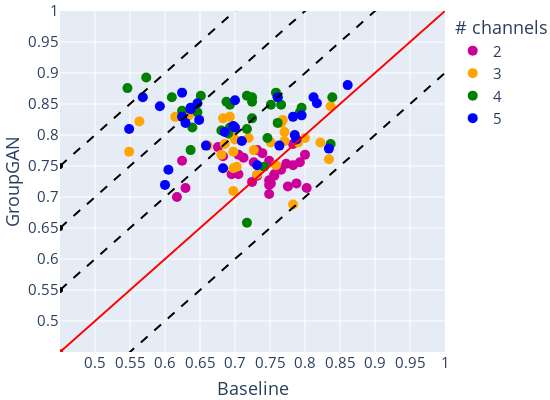

Source (notebook cell):
### Code cell
fig = px.scatter(all_dfs, x='baseline', y='LSTM_MLP_with_CD', color='n_groups', color_discrete_sequence=["#cc0099", "orange", "green", "blue"], labels={'n_groups': '# channels', 'baseline': 'Baseline', 'LSTM_MLP_with_CD': 'GroupGAN'})
fig.update_layout(width = 550,
                  height = 400,margin=dict(l=0, r=0, b=0, t=10), font=dict(size=15))
fig.update_xaxes(range=[0.45, 1.0])
fig.update_yaxes(range=[0.45, 1.0])
fig.update_xaxes(tickvals=[0.5, 0.55, 0.6, 0.65, 0.7, 0.75, 0.8, 0.85, 0.9, 0.95, 1.0])
fig.update_yaxes(tickvals=[0.5, 0.55, 0.6, 0.65, 0.7, 0.75, 0.8, 0.85, 0.9, 0.95, 1.0])
fig.update_traces(marker={'size': 10})

fig.add_trace(go.Scatter(
    x = [0.45,1.1],
    y = [0.45,1.1],
    showlegend=False,
    line=dict(color='red')
))


fig.add_trace(go.Scatter(
    x = [0.45,1.1],
    y = [0.55,1.2],
    showlegend=False,
    line=dict(dash='dash', color='black')
))


fig.add_trace(go.Scatter(
    x = [0.45,1.1],
    y = [0.65,1.3],
    showlegend=False,
    line=dict(dash='dash', color='black')
))

fig.add_trace(go.Scatter(
    x = [0.45,1.1],
    y = [0.75,1.4],
    showlegend=False,
    line=dict(dash='dash', color='black')
))

fig.add_trace(go.Scatter(
    x = [0.45,1.1],
    y = [0.35,1.0],
    showlegend=False,
    line=dict(dash='dash', color='black')
))

### Figure 1 — Plotly figure (JSON) as saved in the notebook; plotly's stock layout.template omitted (floating-point values rounded to 4 significant figures)
{"data": [{"hovertemplate": "# channels=2<br>Baseline=%{x}<br>GroupGAN=%{y}<extra></extra>", "legendgroup": "2", "marker": {"color": "#cc0099", "size": 10, "symbol": "circle"}, "mode": "markers", "name": "2", "orientation": "v", "showlegend": true, "type": "scatter", "x": [0.7732, 0.7122, 0.7829, 0.7488, 0.7488, 0.7512, 0.8, 0.739, 0.7268, 0.7927, 0.7244, 0.7659, 0.7317, 0.6244, 0.6171, 0.7049, 0.7488, 0.7756, 0.7829, 0.6293, 0.7049, 0.7561, 0.7317, 0.7561, 0.6829, 0.7488, 0.6756, 0.6951, 0.8024, 0.7878], "xaxis": "x", "y": [0.7537, 0.7634, 0.7512, 0.7268, 0.7049, 0.722, 0.7683, 0.7707, 0.7561, 0.7561, 0.7244, 0.7439, 0.7756, 0.7585, 0.7, 0.7366, 0.7585, 0.7171, 0.7854, 0.7146, 0.7683, 0.7366, 0.7341, 0.7341, 0.7659, 0.7195, 0.7805, 0.7366, 0.7146, 0.722], "yaxis": "y"}, {"hovertemplate": "# channels=3<br>Baseline=%{x}<br>GroupGAN=%{y}<extra></extra>", "legendgroup": "3", "marker": {"color": "orange", "size": 10, "symbol": "circle"}, "mode": "markers", "name": "3", "orientation": "v", "showlegend": true, "type": "scatter", "x": [0.7317, 0.5488, 0.6927, 0.661, 0.7707, 0.6976, 0.7585, 0.7024, 0.7707, 0.6951, 0.8341, 0.8, 0.5634, 0.7, 0.6976, 0.8366, 0.6805, 0.7512, 0.822, 0.7268, 0.7659, 0.7195, 0.6341, 0.6829, 0.6146, 0.7902, 0.6976, 0.7683, 0.7829, 0.6854], "xaxis": "x", "y": [0.7366, 0.7732, 0.8293, 0.7829, 0.8049, 0.7098, 0.7512, 0.7488, 0.7902, 0.8, 0.761, 0.7951, 0.822, 0.7927, 0.7463, 0.8463, 0.7683, 0.7878, 0.7878, 0.7756, 0.8195, 0.7951, 0.8317, 0.8268, 0.8293, 0.7878, 0.7732, 0.8244, 0.6878, 0.7854], "yaxis": "y"}, {"hovertemplate": "# channels=4<br>Baseline=%{x}<br>GroupGAN=%{y}<extra></extra>", "legendgroup": "4", "marker": {"color": "green", "size": 10, "symbol": "circle"}, "mode": "markers", "name": "4", "orientation": "v", "showlegend": true, "type": "scatter", "x": [0.6805, 0.6512, 0.6927, 0.7659, 0.7951, 0.7927, 0.7171, 0.8366, 0.6366, 0.7244, 0.7463, 0.5463, 0.5732, 0.839, 0.7512, 0.6878, 0.6098, 0.7171, 0.7415, 0.761, 0.639, 0.7244, 0.6927, 0.7585, 0.761, 0.7244, 0.6902, 0.6463, 0.7171, 0.6244], "xaxis": "x", "y": [0.8073, 0.8634, 0.8122, 0.8488, 0.8439, 0.8366, 0.6585, 0.7854, 0.7756, 0.861, 0.7951, 0.8756, 0.8927, 0.861, 0.8488, 0.8537, 0.861, 0.8098, 0.7488, 0.861, 0.8122, 0.8537, 0.8488, 0.8683, 0.8195, 0.8268, 0.8024, 0.8366, 0.8634, 0.839], "yaxis": "y"}, {"hovertemplate": "# channels=5<br>Baseline=%{x}<br>GroupGAN=%{y}<extra></extra>", "legendgroup": "5", "marker": {"color": "blue", "size": 10, "symbol": "circle"}, "mode": "markers", "name": "5", "orientation": "v", "showlegend": true, "type": "scatter", "x": [0.861, 0.5683, 0.6049, 0.6244, 0.6976, 0.6293, 0.8122, 0.7854, 0.6854, 0.6, 0.7878, 0.7829, 0.6829, 0.5927, 0.6366, 0.6366, 0.7951, 0.7634, 0.5488, 0.7, 0.7098, 0.761, 0.7, 0.6585, 0.8341, 0.6244, 0.6488, 0.6463, 0.7317, 0.8171], "xaxis": "x", "y": [0.8805, 0.861, 0.7439, 0.8683, 0.8146, 0.8195, 0.861, 0.8, 0.8049, 0.7195, 0.7927, 0.8293, 0.7463, 0.8463, 0.8439, 0.8415, 0.8317, 0.7829, 0.8098, 0.8561, 0.7902, 0.861, 0.8122, 0.7829, 0.778, 0.8293, 0.8244, 0.8512, 0.7512, 0.8512], "yaxis": "y"}, {"line": {"color": "red"}, "showlegend": false, "type": "scatter", "x": [0.45, 1.1], "y": [0.45, 1.1]}, {"line": {"color": "black", "dash": "dash"}, "showlegend": false, "type": "scatter", "x": [0.45, 1.1], "y": [0.55, 1.2]}, {"line": {"color": "black", "dash": "dash"}, "showlegend": false, "type": "scatter", "x": [0.45, 1.1], "y": [0.65, 1.3]}, {"line": {"color": "black", "dash": "dash"}, "showlegend": false, "type": "scatter", "x": [0.45, 1.1], "y": [0.75, 1.4]}, {"line": {"color": "black", "dash": "dash"}, "showlegend": false, "type": "scatter", "x": [0.45, 1.1], "y": [0.35, 1]}], "layout": {"font": {"size": 15}, "height": 400, "legend": {"title": {"text": "# channels"}, "tracegroupgap": 0}, "margin": {"b": 0, "l": 0, "r": 0, "t": 10}, "width": 550, "xaxis": {"anchor": "y", "domain": [0, 1], "range": [0.45, 1], "tickvals": [0.5, 0.55, 0.6, 0.65, 0.7, 0.75, 0.8, 0.85, 0.9, 0.95, 1], "title": {"text": "Baseline"}}, "yaxis": {"anchor": "x", "domain": [0, 1], "range": [0.45, 1], "tickvals": [0.5, 0.55, 0.6, 0.65, 0.7, 0.75, 0.8, 0.85, 0.9, 0.95, 1], "title": {"text": "GroupGAN"}}}}
